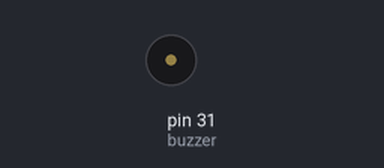
Bench run of a sketch on a simulated Arduino Mega 2560, built with avr-gcc and run on an emulated ATmega2560. On the bench: buzzer (waves = sounding).

Above: at 0.4 s.
Timing chart, 0 to 1.9 s (numbered marks = the images above):
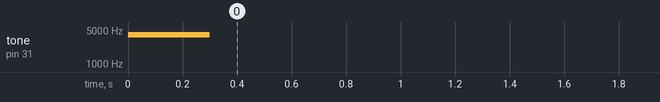

The sketch:

BEEP.ino
```cpp
const int buzzer = 31; //buzzer to arduino pin 9


void setup(){

  pinMode(buzzer, OUTPUT); // Set buzzer - pin 9 as an output
  beep("OK");
}

void loop(){


}

void beep(String status){
  if(status=="OK"){
    tone(buzzer, 4000); // Send 1KHz sound signal...
    delay(100);        // ...for 1 sec
    noTone(buzzer);     // Stop sound...
    tone(buzzer, 4000); // Send 1KHz sound signal...
    delay(200);        // ...for 1 sec
    noTone(buzzer);        // ...for 1sec
    }else if(status=="ERROR"){
    tone(buzzer, 4000); // Send 1KHz sound signal...
    }

  }
```
